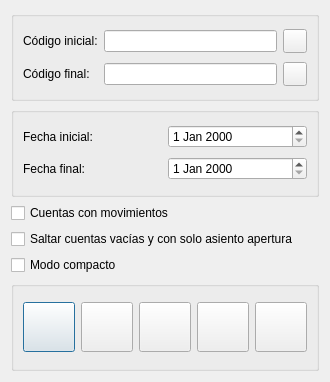
<?xml version="1.0" encoding="UTF-8"?>
<ui version="4.0">
 <author>José Manuel Díez Botella</author>
 <class>cuadimprimayor</class>
 <widget class="QDialog" name="cuadimprimayor">
  <property name="geometry">
   <rect>
    <x>0</x>
    <y>0</y>
    <width>330</width>
    <height>382</height>
   </rect>
  </property>
  <property name="windowTitle">
   <string>Imprime mayor</string>
  </property>
  <layout class="QVBoxLayout" name="verticalLayout">
   <item>
    <widget class="QGroupBox" name="groupBox_3">
     <property name="title">
      <string/>
     </property>
     <layout class="QGridLayout">
      <property name="leftMargin">
       <number>9</number>
      </property>
      <property name="topMargin">
       <number>9</number>
      </property>
      <property name="rightMargin">
       <number>9</number>
      </property>
      <property name="bottomMargin">
       <number>9</number>
      </property>
      <property name="spacing">
       <number>6</number>
      </property>
      <item row="1" column="1">
       <layout class="QHBoxLayout">
        <property name="spacing">
         <number>6</number>
        </property>
        <property name="leftMargin">
         <number>0</number>
        </property>
        <property name="topMargin">
         <number>0</number>
        </property>
        <property name="rightMargin">
         <number>0</number>
        </property>
        <property name="bottomMargin">
         <number>0</number>
        </property>
        <item>
         <widget class="QLineEdit" name="finallineEdit">
          <property name="maxLength">
           <number>40</number>
          </property>
         </widget>
        </item>
        <item>
         <widget class="QPushButton" name="finalpushButton">
          <property name="minimumSize">
           <size>
            <width>24</width>
            <height>24</height>
           </size>
          </property>
          <property name="maximumSize">
           <size>
            <width>24</width>
            <height>24</height>
           </size>
          </property>
          <property name="text">
           <string/>
          </property>
          <property name="icon">
           <iconset resource="keme.qrc">
            <normaloff>:/iconos/graf/viewer.xpm</normaloff>:/iconos/graf/viewer.xpm</iconset>
          </property>
         </widget>
        </item>
       </layout>
      </item>
      <item row="0" column="1">
       <layout class="QHBoxLayout">
        <property name="spacing">
         <number>6</number>
        </property>
        <property name="leftMargin">
         <number>0</number>
        </property>
        <property name="topMargin">
         <number>0</number>
        </property>
        <property name="rightMargin">
         <number>0</number>
        </property>
        <property name="bottomMargin">
         <number>0</number>
        </property>
        <item>
         <widget class="QLineEdit" name="subcuentalineEdit">
          <property name="maxLength">
           <number>40</number>
          </property>
         </widget>
        </item>
        <item>
         <widget class="QPushButton" name="subcuentapushButton">
          <property name="minimumSize">
           <size>
            <width>24</width>
            <height>24</height>
           </size>
          </property>
          <property name="maximumSize">
           <size>
            <width>24</width>
            <height>24</height>
           </size>
          </property>
          <property name="text">
           <string/>
          </property>
          <property name="icon">
           <iconset resource="keme.qrc">
            <normaloff>:/iconos/graf/viewer.xpm</normaloff>:/iconos/graf/viewer.xpm</iconset>
          </property>
         </widget>
        </item>
       </layout>
      </item>
      <item row="0" column="0">
       <widget class="QLabel" name="textLabel1">
        <property name="sizePolicy">
         <sizepolicy hsizetype="Minimum" vsizetype="Preferred">
          <horstretch>0</horstretch>
          <verstretch>0</verstretch>
         </sizepolicy>
        </property>
        <property name="maximumSize">
         <size>
          <width>130</width>
          <height>32767</height>
         </size>
        </property>
        <property name="text">
         <string>Código inicial:</string>
        </property>
        <property name="wordWrap">
         <bool>false</bool>
        </property>
       </widget>
      </item>
      <item row="1" column="0">
       <widget class="QLabel" name="textLabel1_2">
        <property name="maximumSize">
         <size>
          <width>130</width>
          <height>32767</height>
         </size>
        </property>
        <property name="text">
         <string>Código final:</string>
        </property>
        <property name="wordWrap">
         <bool>false</bool>
        </property>
       </widget>
      </item>
     </layout>
    </widget>
   </item>
   <item>
    <widget class="QGroupBox" name="groupBox_2">
     <property name="title">
      <string/>
     </property>
     <layout class="QGridLayout">
      <property name="leftMargin">
       <number>9</number>
      </property>
      <property name="topMargin">
       <number>9</number>
      </property>
      <property name="rightMargin">
       <number>9</number>
      </property>
      <property name="bottomMargin">
       <number>9</number>
      </property>
      <property name="spacing">
       <number>6</number>
      </property>
      <item row="1" column="0">
       <widget class="QLabel" name="textLabel3">
        <property name="text">
         <string>Fecha final:</string>
        </property>
        <property name="wordWrap">
         <bool>false</bool>
        </property>
       </widget>
      </item>
      <item row="0" column="0">
       <widget class="QLabel" name="textLabel2">
        <property name="text">
         <string>Fecha inicial:</string>
        </property>
        <property name="wordWrap">
         <bool>false</bool>
        </property>
       </widget>
      </item>
      <item row="0" column="1">
       <widget class="QDateEdit" name="inicialdateEdit"/>
      </item>
      <item row="1" column="1">
       <widget class="QDateEdit" name="finaldateEdit"/>
      </item>
     </layout>
    </widget>
   </item>
   <item>
    <widget class="QCheckBox" name="csaldocheckBox">
     <property name="text">
      <string>Cuentas con movimientos</string>
     </property>
    </widget>
   </item>
   <item>
    <widget class="QCheckBox" name="saltar_apertura_checkBox">
     <property name="text">
      <string>Saltar cuentas vacías y con solo asiento apertura</string>
     </property>
    </widget>
   </item>
   <item>
    <widget class="QCheckBox" name="compactocheckBox">
     <property name="text">
      <string>Modo compacto</string>
     </property>
    </widget>
   </item>
   <item>
    <widget class="QGroupBox" name="groupBox">
     <property name="title">
      <string/>
     </property>
     <layout class="QHBoxLayout">
      <property name="spacing">
       <number>6</number>
      </property>
      <property name="leftMargin">
       <number>9</number>
      </property>
      <property name="topMargin">
       <number>9</number>
      </property>
      <property name="rightMargin">
       <number>9</number>
      </property>
      <property name="bottomMargin">
       <number>9</number>
      </property>
      <item>
       <layout class="QHBoxLayout">
        <property name="spacing">
         <number>6</number>
        </property>
        <property name="leftMargin">
         <number>0</number>
        </property>
        <property name="topMargin">
         <number>0</number>
        </property>
        <property name="rightMargin">
         <number>0</number>
        </property>
        <property name="bottomMargin">
         <number>0</number>
        </property>
        <item>
         <widget class="QPushButton" name="imprimepushButton">
          <property name="maximumSize">
           <size>
            <width>54</width>
            <height>50</height>
           </size>
          </property>
          <property name="toolTip">
           <string>Imprimir</string>
          </property>
          <property name="text">
           <string/>
          </property>
          <property name="icon">
           <iconset resource="keme.qrc">
            <normaloff>:/iconos/graf/printer.png</normaloff>:/iconos/graf/printer.png</iconset>
          </property>
          <property name="iconSize">
           <size>
            <width>32</width>
            <height>32</height>
           </size>
          </property>
          <property name="default">
           <bool>true</bool>
          </property>
         </widget>
        </item>
        <item>
         <widget class="QPushButton" name="previsualizapushButton">
          <property name="maximumSize">
           <size>
            <width>54</width>
            <height>50</height>
           </size>
          </property>
          <property name="toolTip">
           <string>Previsualizar</string>
          </property>
          <property name="text">
           <string/>
          </property>
          <property name="icon">
           <iconset resource="keme.qrc">
            <normaloff>:/iconos/graf/xmag.png</normaloff>:/iconos/graf/xmag.png</iconset>
          </property>
          <property name="iconSize">
           <size>
            <width>32</width>
            <height>32</height>
           </size>
          </property>
         </widget>
        </item>
        <item>
         <widget class="QPushButton" name="texpushButton">
          <property name="sizePolicy">
           <sizepolicy hsizetype="Preferred" vsizetype="Preferred">
            <horstretch>0</horstretch>
            <verstretch>0</verstretch>
           </sizepolicy>
          </property>
          <property name="maximumSize">
           <size>
            <width>54</width>
            <height>50</height>
           </size>
          </property>
          <property name="toolTip">
           <string>Genera archivo XML</string>
          </property>
          <property name="text">
           <string/>
          </property>
          <property name="icon">
           <iconset resource="keme.qrc">
            <normaloff>:/iconos/graf/tex.png</normaloff>:/iconos/graf/tex.png</iconset>
          </property>
          <property name="iconSize">
           <size>
            <width>40</width>
            <height>40</height>
           </size>
          </property>
         </widget>
        </item>
        <item>
         <widget class="QPushButton" name="copiapushButton">
          <property name="sizePolicy">
           <sizepolicy hsizetype="Preferred" vsizetype="Preferred">
            <horstretch>0</horstretch>
            <verstretch>0</verstretch>
           </sizepolicy>
          </property>
          <property name="maximumSize">
           <size>
            <width>54</width>
            <height>50</height>
           </size>
          </property>
          <property name="toolTip">
           <string>Pasa contenido al portapapeles</string>
          </property>
          <property name="text">
           <string/>
          </property>
          <property name="icon">
           <iconset resource="keme.qrc">
            <normaloff>:/iconos/graf/copiar.png</normaloff>:/iconos/graf/copiar.png</iconset>
          </property>
          <property name="iconSize">
           <size>
            <width>40</width>
            <height>40</height>
           </size>
          </property>
         </widget>
        </item>
        <item>
         <widget class="QPushButton" name="cancelarpushButton">
          <property name="maximumSize">
           <size>
            <width>54</width>
            <height>50</height>
           </size>
          </property>
          <property name="toolTip">
           <string>Salir</string>
          </property>
          <property name="text">
           <string/>
          </property>
          <property name="icon">
           <iconset resource="keme.qrc">
            <normaloff>:/iconos/graf/application-exit.png</normaloff>:/iconos/graf/application-exit.png</iconset>
          </property>
          <property name="iconSize">
           <size>
            <width>32</width>
            <height>32</height>
           </size>
          </property>
         </widget>
        </item>
       </layout>
      </item>
     </layout>
    </widget>
   </item>
  </layout>
 </widget>
 <layoutdefault spacing="6" margin="11"/>
 <tabstops>
  <tabstop>subcuentalineEdit</tabstop>
  <tabstop>subcuentapushButton</tabstop>
  <tabstop>finallineEdit</tabstop>
  <tabstop>finalpushButton</tabstop>
  <tabstop>inicialdateEdit</tabstop>
  <tabstop>finaldateEdit</tabstop>
  <tabstop>csaldocheckBox</tabstop>
  <tabstop>saltar_apertura_checkBox</tabstop>
  <tabstop>compactocheckBox</tabstop>
  <tabstop>imprimepushButton</tabstop>
  <tabstop>previsualizapushButton</tabstop>
  <tabstop>texpushButton</tabstop>
  <tabstop>copiapushButton</tabstop>
  <tabstop>cancelarpushButton</tabstop>
 </tabstops>
 <resources>
  <include location="keme.qrc"/>
 </resources>
 <connections>
  <connection>
   <sender>cancelarpushButton</sender>
   <signal>clicked()</signal>
   <receiver>cuadimprimayor</receiver>
   <slot>reject()</slot>
   <hints>
    <hint type="sourcelabel">
     <x>283</x>
     <y>280</y>
    </hint>
    <hint type="destinationlabel">
     <x>321</x>
     <y>330</y>
    </hint>
   </hints>
  </connection>
 </connections>
</ui>
